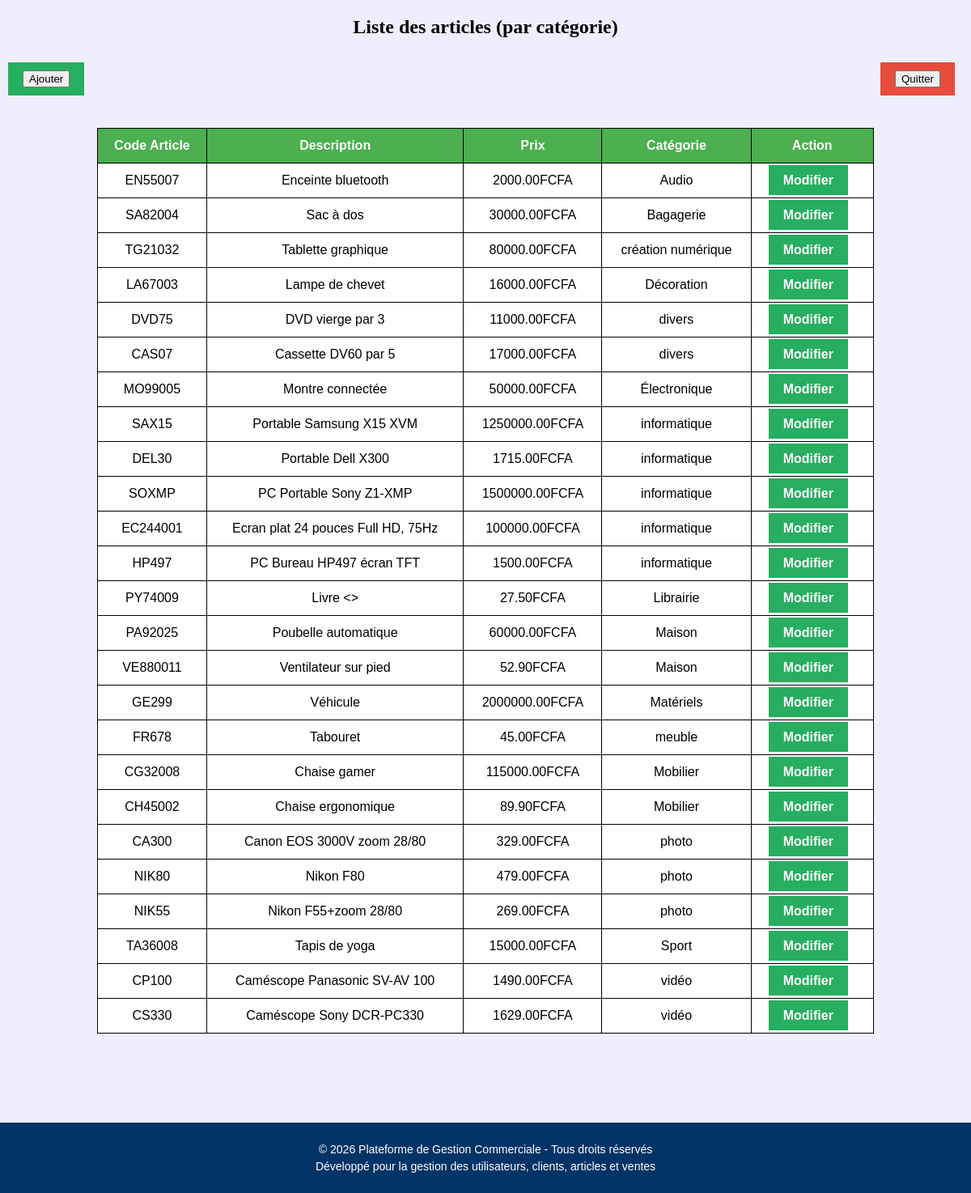
Page /Voir_article.php on the committed database.
### tables this page shows
CREATE TABLE `article` (
  `id_article` varchar(20) NOT NULL,
  `design` varchar(100) DEFAULT NULL,
  `prix` decimal(10,2) DEFAULT NULL,
  `categorie` varchar(50) DEFAULT NULL
);

### Voir_article.php (the view, shortened to what this page needs)
<?php
$conn = new mysqli("localhost", "root", "", "essaiebdd");
?>
<!DOCTYPE html>
<html>
<head>
</head>
<body>
    <h2>Liste des articles (par catégorie)</h2>
    <div class="boutons">
        <a href="ajout_article.php" class="ajouter"><button>Ajouter</button></a>
        <a href="accueil.php" class="quitter"><button>Quitter</button></a>
    </div>
    <table>
    <tr>
    <th>Code Article</th>
    <th>Description</th>
    <th>Prix</th>
    <th>Catégorie</th>
    <th>Action</th>
</tr>
<?php
$result = $conn->query("SELECT * FROM article ORDER BY categorie");
while ($row = $result->fetch_assoc()) {
    echo "<tr>
        <td>".$row['id_article']."</td>
        <td>".$row['design']."</td>
        <td>".$row['prix']."FCFA</td>
        <td>".$row['categorie']."</td>
        <td>
            <a href='modifier_prix.php? id=".$row['id_article']."'>Modifier</a> </td>
    </tr>";
}
?>
</table>
<footer class="footer">
    <p>&copy; 2026 Plateforme de Gestion Commerciale - Tous droits réservés</p>
    <p>Développé pour la gestion des utilisateurs, clients, articles et ventes</p>
</footer>
</body>
</html>

### Voir_article.php (style rules this page uses)
body { font-family: Arial; background-color: #eef; margin: 0; padding: 0; flex-direction: column; display: flex; }
table { border-collapse: collapse; width: 80%; margin: 30px auto; background: white; }
th, td { padding: 12px; border: 1px solid black; text-align: center; }
th { background-color: #4CAF50; color: white; }
h2 { text-align: center; font-family: "Times New Roman", Times, sans-serif; }
.footer { margin-top: 80px; background: #003366; color: white; text-align: center; padding: 20px; font-size: 14px; }
.footer p { margin: 5px 0; }
a { text-decoration: none; background: #27ae60; color: white; padding: 10px 18px; border-raduis: 8px; font-weight: bold; margin-right: 10px; }
.quitter { background: #e74c3c; }
.ajouter { background: #27ae60; }
.boutons { display: flex; justify-content: space-between; align-items: center; margin-bottom: 20px; margin: 10px; }

### rows in the picture
article: id_article "EN55007", design "Enceinte bluetooth", prix "2000.00", categorie "Audio"
article: id_article "SA82004", design "Sac à dos", prix "30000.00", categorie "Bagagerie"
article: id_article "TG21032", design "Tablette graphique", prix "80000.00", categorie "création numérique"
article: id_article "LA67003", design "Lampe de chevet", prix "16000.00", categorie "Décoration"
article: id_article "DVD75", design "DVD vierge par 3", prix "11000.00", categorie "divers"
article: id_article "CAS07", design "Cassette DV60 par 5", prix "17000.00", categorie "divers"
article: id_article "MO99005", design "Montre connectée", prix "50000.00", categorie "Électronique"
article: id_article "SAX15", design "Portable Samsung X15 XVM", prix "1250000.00", categorie "informatique"
article: id_article "DEL30", design "Portable Dell X300", prix "1715.00", categorie "informatique"
article: id_article "SOXMP", design "PC Portable Sony Z1-XMP", prix "1500000.00", categorie "informatique"
article: id_article "EC244001", design "Ecran plat 24 pouces Full HD, 75Hz", prix "100000.00", categorie "informatique"
article: id_article "HP497", design "PC Bureau HP497 écran TFT", prix "1500.00", categorie "informatique"
article: id_article "PY74009", design "Livre < >", prix "27.50", categorie "Librairie"
article: id_article "PA92025", design "Poubelle automatique", prix "60000.00", categorie "Maison"
article: id_article "VE880011", design "Ventilateur sur pied", prix "52.90", categorie "Maison"
article: id_article "GE299", design "Véhicule", prix "2000000.00", categorie "Matériels"
article: id_article "FR678", design "Tabouret", prix "45.00", categorie "meuble"
article: id_article "CG32008", design "Chaise gamer", prix "115000.00", categorie "Mobilier"
article: id_article "CH45002", design "Chaise ergonomique", prix "89.90", categorie "Mobilier"
article: id_article "CA300", design "Canon EOS 3000V zoom 28/80", prix "329.00", categorie "photo"
article: id_article "NIK80", design "Nikon F80", prix "479.00", categorie "photo"
article: id_article "NIK55", design "Nikon F55+zoom 28/80", prix "269.00", categorie "photo"
article: id_article "TA36008", design "Tapis de yoga", prix "15000.00", categorie "Sport"
article: id_article "CP100", design "Caméscope Panasonic SV-AV 100", prix "1490.00", categorie "vidéo"
article: id_article "CS330", design "Caméscope Sony DCR-PC330", prix "1629.00", categorie "vidéo"
